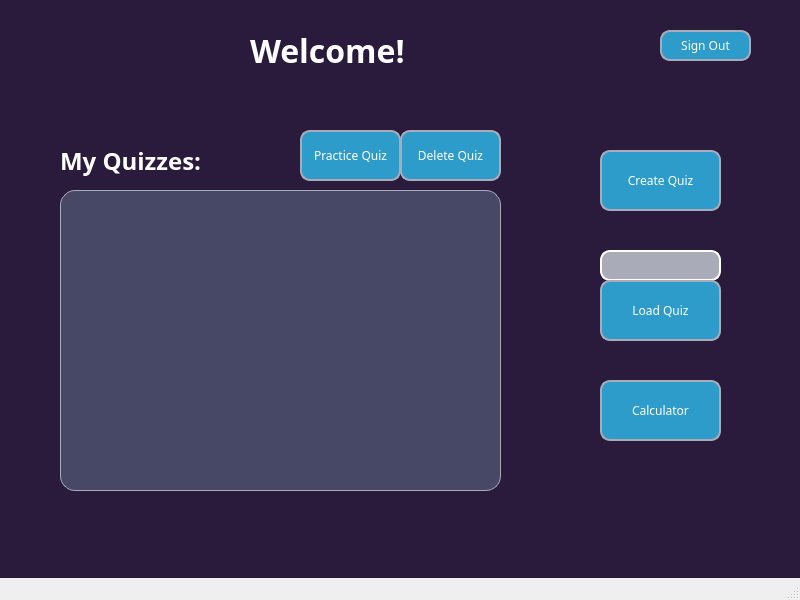
<?xml version="1.0" encoding="UTF-8"?>
<ui version="4.0">
 <class>MainWindow</class>
 <widget class="QMainWindow" name="MainWindow">
  <property name="geometry">
   <rect>
    <x>0</x>
    <y>0</y>
    <width>800</width>
    <height>600</height>
   </rect>
  </property>
  <property name="windowTitle">
   <string>MainWindow</string>
  </property>
  <property name="styleSheet">
   <string notr="true">*{
	font: Open Sans SemiBold;
	font-color: white;
}


QPushButton{
    background-color: #2e9cca;
    border-style: solid;
    border-width: 2px;
    border-radius: 10px;
    border-color: #aaabb8;
	color: white;
	font-size: 12px;

}

QPushButton:pressed {
	border-width: 5px;
	border-color: white;
	
}

QPushButton:hover{
	background-color: #2964BA;
}

QPushButton:disabled{
	background-color: #464866
}

#centralwidget{
	background: #2A1B3D;
}

QLineEdit{
	background-color: #aaabb8;
	border-style: solid;
	border-width: 2px;
	border-radius: 10px;
	border-color: white;
	selection-background-color: dark grey;
	color: black;
	padding: 2px;
    font: bold;
	font-size: 16px;
	text-align: centre;

}

QLabel{
	color: white;
	font: bold;

}

QTableWidget{
	background-color: #464866;
	color: white;
	selection-background-color: #2964BA;
	border-color: #aaabb8;
	border-style: solid;
	border-width: 1px;
	border-radius: 15px;
	gridline-color: #aaabb8;
}

QRadioButton{
	color: white;
}

QComboBox{
	background: #464866;
	color: white;
	border-color: #aaabb8;
	border-style: solid;
	border-width: 3px;
	border-radius: 10px;
	font-size: 16px;
}

QComboBox:hover{
	background: #2964BA
}



</string>
  </property>
  <widget class="QWidget" name="centralwidget">
   <widget class="QTableWidget" name="q_table">
    <property name="geometry">
     <rect>
      <x>60</x>
      <y>190</y>
      <width>441</width>
      <height>301</height>
     </rect>
    </property>
   </widget>
   <widget class="QLabel" name="label">
    <property name="geometry">
     <rect>
      <x>60</x>
      <y>140</y>
      <width>151</width>
      <height>41</height>
     </rect>
    </property>
    <property name="font">
     <font>
      <family>Sans SemiBold</family>
      <pointsize>18</pointsize>
      <weight>75</weight>
      <italic>false</italic>
      <bold>true</bold>
     </font>
    </property>
    <property name="text">
     <string>My Quizzes:</string>
    </property>
   </widget>
   <widget class="QLabel" name="label_2">
    <property name="geometry">
     <rect>
      <x>250</x>
      <y>30</y>
      <width>171</width>
      <height>41</height>
     </rect>
    </property>
    <property name="font">
     <font>
      <family>Sans SemiBold</family>
      <pointsize>24</pointsize>
      <weight>75</weight>
      <italic>false</italic>
      <bold>true</bold>
     </font>
    </property>
    <property name="text">
     <string>Welcome!</string>
    </property>
   </widget>
   <widget class="QLineEdit" name="q_quiz_code">
    <property name="geometry">
     <rect>
      <x>600</x>
      <y>250</y>
      <width>121</width>
      <height>31</height>
     </rect>
    </property>
   </widget>
   <widget class="QPushButton" name="q_calculator">
    <property name="geometry">
     <rect>
      <x>600</x>
      <y>380</y>
      <width>121</width>
      <height>61</height>
     </rect>
    </property>
    <property name="font">
     <font>
      <family>Sans SemiBold</family>
      <pointsize>-1</pointsize>
      <weight>50</weight>
      <italic>false</italic>
      <bold>false</bold>
     </font>
    </property>
    <property name="text">
     <string>Calculator</string>
    </property>
   </widget>
   <widget class="QPushButton" name="q_create_quiz">
    <property name="geometry">
     <rect>
      <x>600</x>
      <y>150</y>
      <width>121</width>
      <height>61</height>
     </rect>
    </property>
    <property name="text">
     <string>Create Quiz</string>
    </property>
   </widget>
   <widget class="QPushButton" name="q_practice_quiz">
    <property name="geometry">
     <rect>
      <x>300</x>
      <y>130</y>
      <width>101</width>
      <height>51</height>
     </rect>
    </property>
    <property name="text">
     <string>Practice Quiz</string>
    </property>
   </widget>
   <widget class="QPushButton" name="q_load_quiz">
    <property name="geometry">
     <rect>
      <x>600</x>
      <y>280</y>
      <width>121</width>
      <height>61</height>
     </rect>
    </property>
    <property name="text">
     <string>Load Quiz</string>
    </property>
   </widget>
   <widget class="QPushButton" name="q_delete_quiz">
    <property name="geometry">
     <rect>
      <x>400</x>
      <y>130</y>
      <width>101</width>
      <height>51</height>
     </rect>
    </property>
    <property name="text">
     <string>Delete Quiz</string>
    </property>
   </widget>
   <widget class="QPushButton" name="q_signout">
    <property name="geometry">
     <rect>
      <x>660</x>
      <y>30</y>
      <width>91</width>
      <height>31</height>
     </rect>
    </property>
    <property name="text">
     <string>Sign Out</string>
    </property>
   </widget>
  </widget>
  <widget class="QMenuBar" name="menubar">
   <property name="geometry">
    <rect>
     <x>0</x>
     <y>0</y>
     <width>800</width>
     <height>20</height>
    </rect>
   </property>
  </widget>
  <widget class="QStatusBar" name="statusbar"/>
 </widget>
 <resources/>
 <connections/>
</ui>
